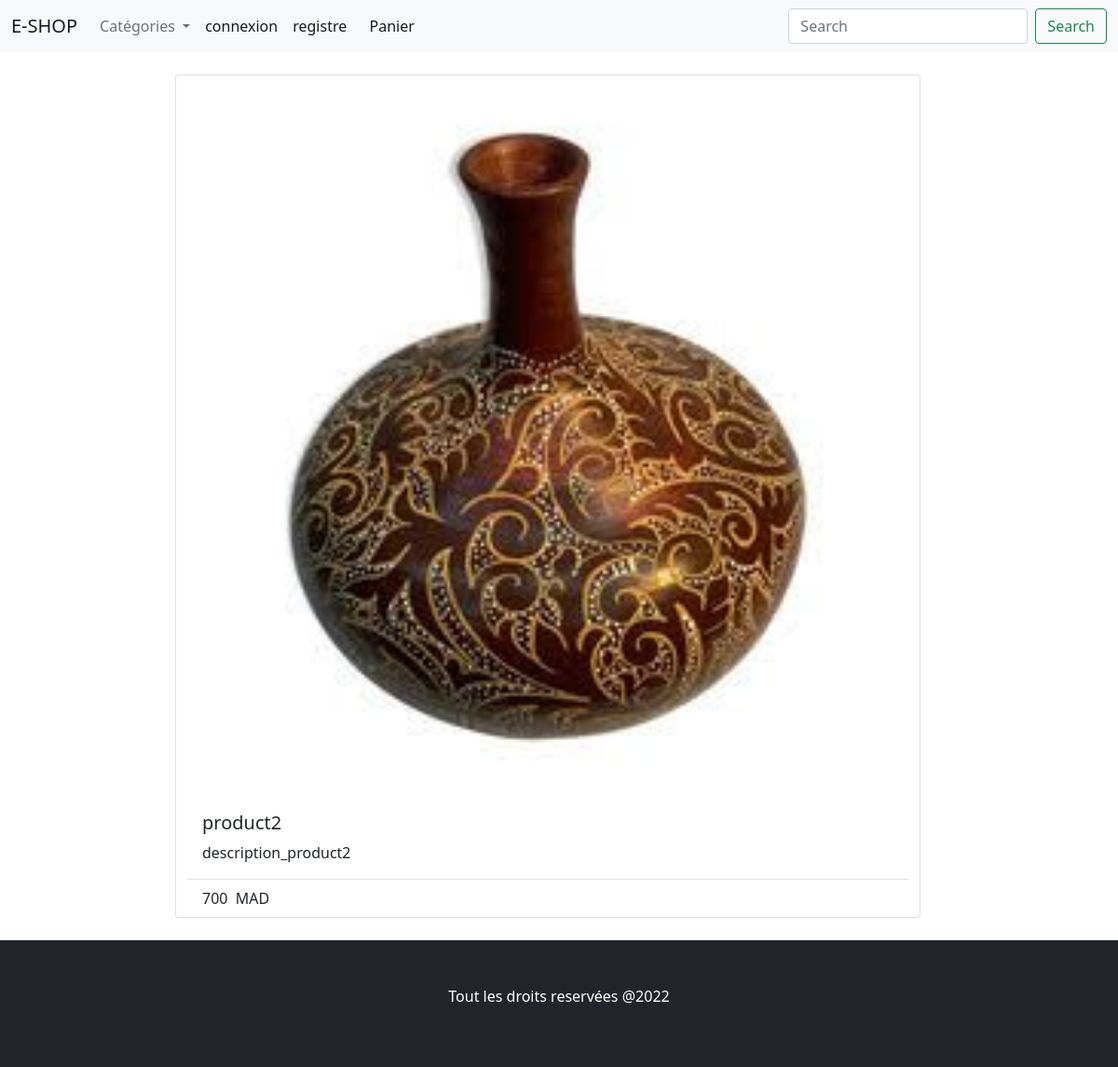
Page /produit.php?id=2 on the committed database.
### tables this page shows
CREATE TABLE `produits` (
  `id` bigint(20) UNSIGNED NOT NULL,
  `nom` varchar(255) NOT NULL,
  `description` text NOT NULL,
  `prix` float NOT NULL,
  `image` varchar(255) NOT NULL,
  `categorie` int(11) NOT NULL,
  `createur` int(11) NOT NULL,
  `date_creation` date NOT NULL,
  `date_modification` date NOT NULL
);

### inc/functions.php (called while the page is built, shortened)
<?php
function connect(){
    $servername = "localhost";
    $username = "root";
    $password = "";
    $dbname="ecommerce";
    try {
      $conn = new PDO("mysql:host=$servername;dbname=$dbname", $username, $password);
      $conn->setAttribute(PDO::ATTR_ERRMODE, PDO::ERRMODE_EXCEPTION);
    } catch(PDOException $e) {
      echo "Connection failed: " . $e->getMessage();
    }
    return $conn;
}
function getproduitByid($id)
{
    $conn=connect();
    $req="select * from produits where id=$id";
    $res=$conn->query($req);
    $produit=$res->fetch();
    return $produit;
}
 ?>

### produit.php (the view, shortened to what this page needs)
<?php
include "inc/functions.php";
if(isset($_GET['id']))
{
    $prod=getproduitByid($_GET['id']);
}
?>
<!DOCTYPE html>
<html lang="en">
<head>
    <link href="https://cdn.jsdelivr.net/npm/bootstrap@5.0.2/dist/css/bootstrap.min.css" rel="stylesheet">
</head>
<body>
  <?php include "inc/header.php";
  ?>
<div class="row col-12 mt-4">
    <div class="card col-8 offset-2">
          <img src="images/<?php echo $prod['image'];?>" class="card-img-top" alt="artizanat">
       <div class="card-body">
          <h5 class="card-title"><?php echo $prod['nom']?></h5>
          <p class="card-text"><?php echo $prod['description']?></p>
       </div>
         <ul class="list-group list-group-flush">
             <li class="list-group-item"><?php echo $prod['prix']?>&nbsp MAD</li>
        </ul>
    </div>
</div>
<?php include "inc/footer.php";?>
</body>
</html>

### rows in the picture
produits: image (picture), nom "product2", description "description_product2", prix "700"
